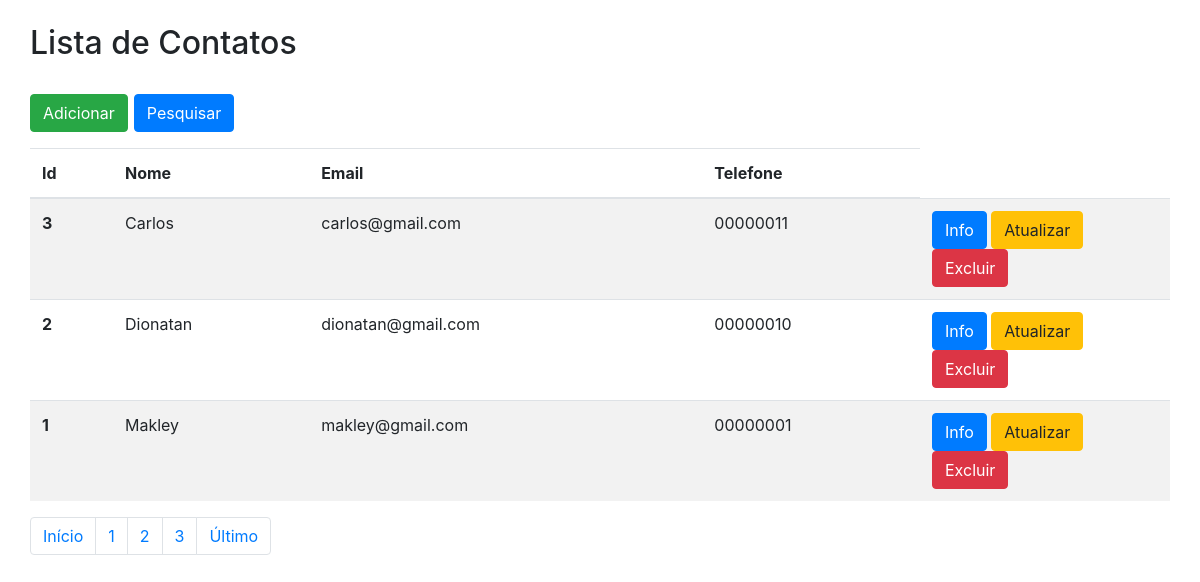
The page /index.php?pg=3 on the database its author committed.
### tables this page shows
CREATE TABLE contatos (
    id INT PRIMARY KEY AUTO_INCREMENT,
    nome VARCHAR(100) NOT NULL,
    email VARCHAR(100) NOT NULL,
    telefone VARCHAR(100) NOT NULL
);

### index.php (the view, shortened to what this page needs)
<!DOCTYPE html>
<html lang="pt-br">
<head>
    <link rel="stylesheet" href="assets/css/bootstrap.min.css">
</head>
<body>
    <div class="container">
        <div>
            <div class="row" style="margin-top: 24px;">
                <h2>Lista de Contatos</h2>
            </div>
        </div>
        <div class="row">
            <p>
                <a href="create.php" class="btn btn-success">Adicionar</a>
            </p>
            <div class="row" style="margin-left: 6px;">
                <br/>
                <a href="search.php" type="submit" class="btn btn-primary" style="margin-bottom: 16px;">Pesquisar</a>
            </div>
            <table class="table table-striped">
                <thead>
                    <tr>
                        <th scope="col">Id</th>
                        <th scope="col">Nome</th>
                        <th scope="col">Email</th>
                        <th scope="col">Telefone</th>
                    </tr>
                </thead>
                <tbody>
                    <?php
                    $pdo = Database::conectar();
                    $limite = 10;
                    $pg = (isset($_GET['pg'])) ? (int)$_GET['pg'] : 1;
                    $inicio = ($pg * $limite) - $limite;
                    $sql = "SELECT * FROM contatos ORDER BY id DESC LIMIT ".$inicio.",".$limite;
                    try {
                        $query = $pdo->prepare($sql);
                        $query->execute();
                    } catch (PDOException $e) {
                        echo 'Erro ao retornar os Dados.'.$e->getMessage();
                    }
                    while($linha = $query->fetch(PDO::FETCH_ASSOC)) {
                        echo '<tr>';
                        echo '<th scope="row">'.$id = $linha['id'] . '</th>';
                        echo '<td>'.$nome = $linha['nome'] .     '</td>';
                        echo '<td>'.$email = $linha['email'] .    '</td>';
                        echo '<td>'.$telefone = $linha['telefone'] . '</td>';
                        echo '<td width=250>';
                        echo '<a class="btn btn-primary" href="read.php?id='    .$linha['id'].'">Info</a>';
                        echo '<a class="btn btn-warning" href="update.php?id='  .$linha['id'].'">Atualizar</a>';
                        echo '<a class="btn btn-danger" href="delete.php?id='   .$linha['id'].'">Excluir</a>';
                        echo '</td>';
                        echo '</tr>';
                    }
                    $sql_total = 'SELECT id FROM contatos';
                    try {
                        $query_total = $pdo->prepare($sql_total);
                        $query_total->execute();
                        $query_count = $query_total->rowCount(PDO::FETCH_ASSOC);
                        $qtdPg = ceil($query_count / $limite);
                    } catch (PDOException $e) {
                        echo 'Erro ao retornar os Dados. '.$e->getMessage();
                    }
                    ?>
                </tbody>
            </table>
            <nav aria-label="...">
                <ul class="pagination">
                    <li class="page-item">
                        <a class="page-link" href="index.php?pg=1" tabindex="-1">Início</a>
                    </li>
                    <?php
                    if ($qtdPg > 1 && $pg<= $qtdPg){
                        for ($i=1; $i <= $qtdPg; $i++){
                            if ($i == $pg){
                                echo "<a class='page-link' href='index.php?pg=$i'>".$i."</a>";
                            } else {
                                echo "<li class='page-item'>";
                                echo "<a class='page-link' href='index.php?pg=$i'>".$i."</a>";
                                echo "</li>";
                            }
                        }
                    }
                    echo "<li class='page-item'>";
                        echo "<a class='page-link' href='index.php?pg=$qtdPg'>Último</a>";
                    echo "</li>";
                    ?>
                </ul>
            </nav>
        </div>
    </div>
</body>
</html>

### rows shown on the page
contatos: id "3", nome "Carlos", email "carlos@gmail.com", telefone "00000011"
contatos: id "2", nome "Dionatan", email "dionatan@gmail.com", telefone "00000010"
contatos: id "1", nome "Makley", email "makley@gmail.com", telefone "00000001"
